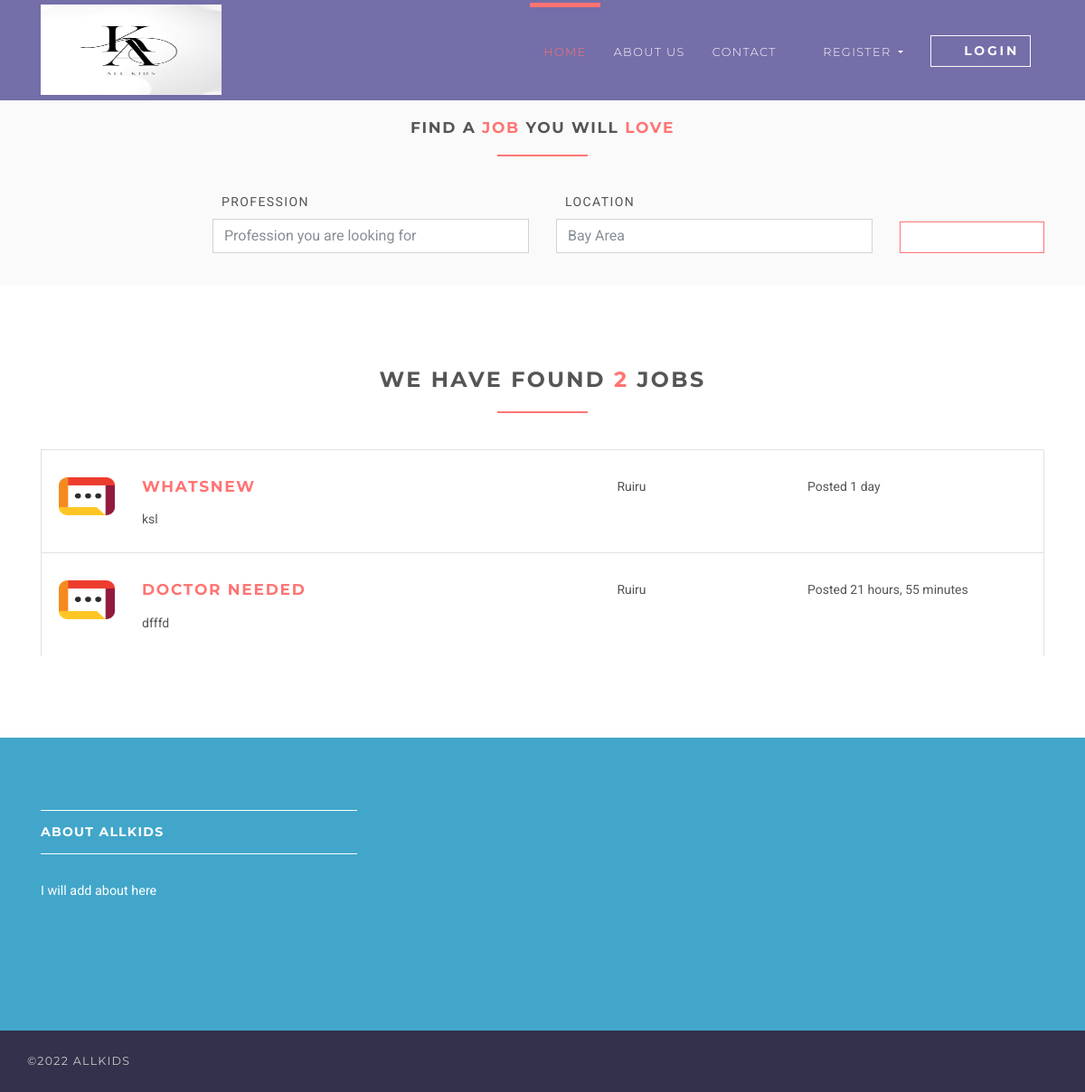
/jobs, run on an earlier commit of the app's database.
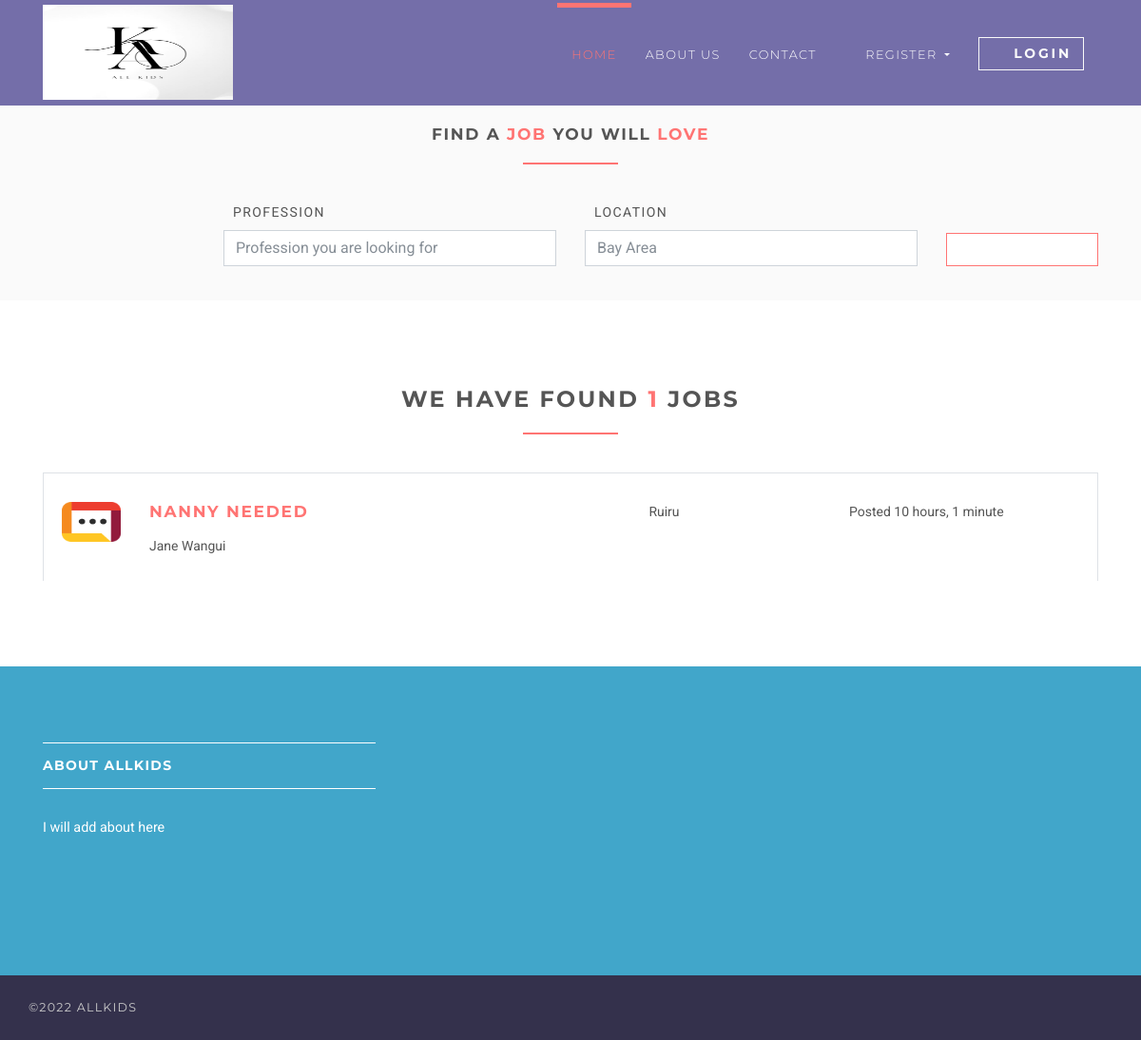
And on a later commit of the database.
### jobsapp/models.py (models this page shows, shortened)
class Job(models.Model):
    user = models.ForeignKey(User, on_delete=models.CASCADE)
    title = models.CharField(max_length=300)
    description = models.TextField()
    location = models.CharField(max_length=150)
    type = models.CharField(choices=JOB_TYPE, max_length=10)
    category = models.CharField(max_length=100)
    last_date = models.DateTimeField()
    company_name = models.CharField(max_length=100)
    company_description = models.CharField(max_length=300)
    website = models.CharField(max_length=100, default="")
    created_at = models.DateTimeField(default=timezone.now)
    filled = models.BooleanField(default=False)

### jobsapp/views/home.py (the view)
# urls.py: path('jobs', JobListView.as_view(), name='jobs'),
class JobListView(ListView):
    model = Job
    template_name = 'jobs/jobs.html'
    context_object_name = 'jobs'
    paginate_by = 5

### templates/jobs/jobs.html (shortened to what this page needs)
{% extends 'base.html' %}
{% load static %}
{% block content %}
    <section class="job-form-section job-form-section--compressed">
        <div class="container">
            <h4 class="heading">Find a <span class="accent">job </span> you will <span class="accent">love</span></h4>
            <form id="job-main-form" method="get" action="#" class="job-main-form">
                <div class="controls">
                    <div class="row align-items-end">
                        <div class="col-sm-1 col-lg-2"></div>
                        <div class="col-sm-5 col-lg-4 form-group">
                            <label for="profession">Profession</label>
                            <input type="text" id="profession" name="profession"
                                   placeholder="Profession you are looking for" class="form-control">
                        </div>
                        <div class="col-sm-5 col-lg-4 form-group">
                            <label for="location">Location</label>
                            <input type="text" id="location" name="location" placeholder="Any particular location?"
                                   value="Bay Area" class="form-control">
                        </div>
                        <div class="col-sm-1 col-lg-2 form-group">
                            <button type="submit" name="name"
                                    class="btn btn-outline-white-primary job-main-form__button">
                                <i class="fa fa-search"></i>
                            </button>
                        </div>
                    </div>
                </div>
            </form>
        </div>
    </section>
    <section>
        <div class="container">
            <h3 class="heading">We have found <span class="accent">{{ jobs.count }}</span> jobs</h3>
            {% for job in jobs %}
                <div class="job-listing  ">
                    <div class="row">
                        <div class="col-md-12 col-lg-6">
                            <div class="row">
                                <div class="col-2">
                                    <img src="{% static 'img/company-1.png' %}"
                                         alt="Ipsioou " class="img-fluid">
                                </div>
                                <div class="col-10">
                                    <h4 class="job__title"><a
                                            href="{% url 'jobs:jobs-detail' job.id %}">{{ job.title }}</a></h4>
                                    <p class="job__company">
                                        {{ job.company_name }}
                                    </p>
                                </div>
                            </div>
                        </div>
                        <div class="col-10 col-md-3 col-lg-2 ml-auto"><i class="fa fa-map-marker job__location"></i>
                            {{ job.location }}
                        </div>
                        <div class="col-10 col-md-3 col-lg-3 ml-auto">
                            <p>Posted {{ job.created_at|timesince }}</p>
                        </div>
                    </div>
                </div>
            {% endfor %}
        </div>
    </section>
{% endblock %}

### templates/base.html (shortened to what this page needs)
{% load static %}
<!DOCTYPE html>
<html>
<head>
    <link rel="stylesheet"
          href="{% static 'vendor/bootstrap/css/bootstrap.min.css' %}">
    <link rel="stylesheet"
          href="{% static 'vendor/font-awesome/css/font-awesome.min.css' %}">
    <link rel="stylesheet"
          href="{% static 'vendor/owl.carousel/assets/owl.carousel.css' %}">
    <link rel="stylesheet"
          href="{% static 'vendor/owl.carousel/assets/owl.theme.default.css' %}">
    <link rel="stylesheet" href="{% static 'css/style.default.css' %}"
          id="theme-stylesheet">
    <link rel="stylesheet" href="{% static 'css/custom.css' %}">
</head>
<body>
<header class="header">
    <nav class="navbar navbar-expand-lg">
        <div class="container">
            <a href="/" class="navbar-brand">
                <img src="{% static 'img/logo-small.png' %}" alt="logo" width="200" height="100" class="d-none d-lg-block">
            </a>
            <div id="navbarSupportedContent" class="collapse navbar-collapse">
                <ul class="navbar-nav ml-auto">
                    <li class="nav-item active">
                        <a href="/" class="nav-link">Home <span class="sr-only">(current)</span></a>
                    </li>
                    <li class="nav-item">
                        <a href="#" class="nav-link">About Us</a>
                    </li>
                    <li class="nav-item">
                        <a href="#" class="nav-link">Contact</a>
                    </li>
                    {% if request.user.is_authenticated and request.user.role == 'employer' %}
                        <li class="nav-item dropdown">
                            <a id="clientZone" href="#" data-toggle="dropdown"
                               aria-haspopup="true" aria-expanded="false"
                               class="nav-link dropdown-toggle has-img mb-3 mb-lg-0 mt-3 mt-lg-0">
                                <div class="client-menu-image">
                                    <div class="inner">
                                        <img src="{% static 'img/company-1.png' %}"
                                             alt="company image"
                                             class="img-fluid">
                                    </div>
                                </div>
                                {% if request.user.role == 'employee' %}
                                    {{ request.user.first_name }} {{ request.user.last_name }}
                                {% else %}
                                    {{ request.user.first_name }}
                                {% endif %}
                            </a>
                            <div aria-labelledby="clientZone" class="dropdown-menu">
                                <a href="{% url 'jobs:employer-dashboard' %}" class="dropdown-item">Dashboard</a>
                                <a href="{% url 'jobs:employer-all-applicants' %}" class="dropdown-item">Applicants </a>
                                <a href="{% url 'jobs:employer-jobs-create' %}" class="dropdown-item">Post a new
                                    job </a>
                                <a href="{% url 'accounts:logout' %}" class="dropdown-item">Logout</a>
                            </div>
                        </li>
                    {% else %}
                        <li class="nav-item dropdown">
                            <a id="pages" href="#" data-toggle="dropdown" aria-haspopup="true" aria-expanded="false"
                               class="nav-link dropdown-toggle"><i class="fa fa-signing"></i>Register
                            </a>
                        </li>
                        <li class="nav-item" style="color: #fff">
                            <a href="{% url 'accounts:login' %}" class="btn navbar-btn btn-outline-light mb-5 mb-lg-0">
                                <i class="fa fa-sign-in"></i>Login
                            </a>
                        </li>
                    {% endif %}
                </ul>
            </div>
        </div>
    </nav>
</header>
<div>
    {% block content %} {% endblock %}
</div>
<footer class="footer">
    <div class="footer__block">
        <div class="container">
            <div class="row">
                <div class="col-lg-4 col-md-12 mb-5">
                    <h4 class="h5">About Allkids</h4>
                    <p> I will add about here </p>
                </div>
            </div>
        </div>
    </div>
    <div class="footer__copyright">
        <div class="container">
            <div class="row">
                <div class="text-center">
                    <p>&copy;2022 Allkids</p>
                </div>
            </div>
        </div>
    </div>
</footer>
</body>
</html>

What changed in the data, as far as the page shows it:
removed Job: title "WHATSNEW", company_name "ksl", location "Ruiru", created_at "1 day"
removed Job: title "DOCTOR NEEDED", company_name "dfffd", location "Ruiru", created_at "21 hours, 55 minutes"
added Job: title "NANNY NEEDED", company_name "Jane Wangui", location "Ruiru", created_at "10 hours, 1 minute"
Also different on the page:
{{ jobs.count }}: "2" → "1"
